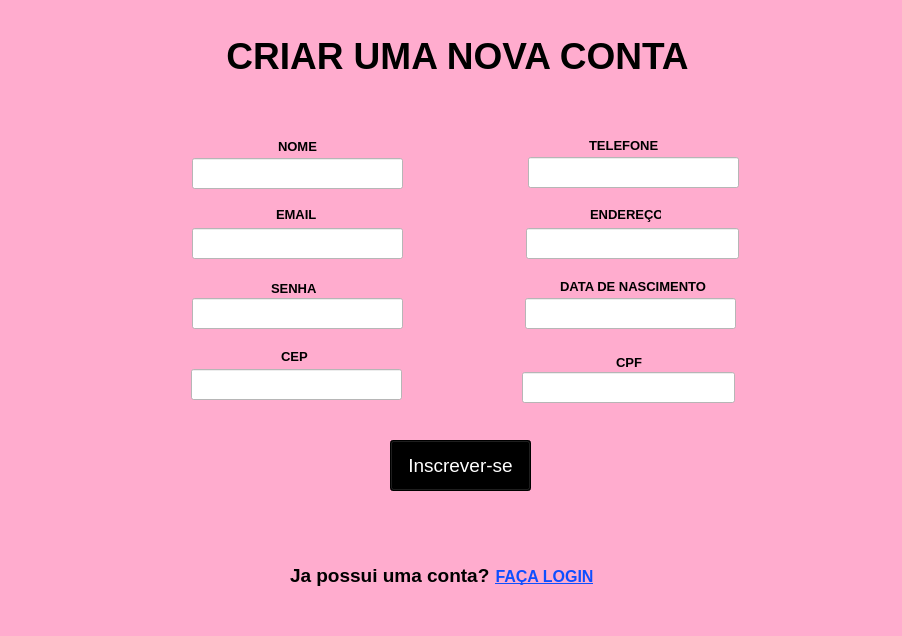
<?xml version="1.0" encoding="UTF-8"?>
<ui version="4.0">
 <class>Form</class>
 <widget class="QWidget" name="Form">
  <property name="geometry">
   <rect>
    <x>0</x>
    <y>0</y>
    <width>902</width>
    <height>636</height>
   </rect>
  </property>
  <property name="windowTitle">
   <string>CADASTRO</string>
  </property>
  <property name="windowIcon">
   <iconset>
    <normaloff>iMAGENs/2-removebg-preview.png</normaloff>iMAGENs/2-removebg-preview.png</iconset>
  </property>
  <property name="styleSheet">
   <string notr="true">background-color: rgb(255, 172, 206);</string>
  </property>
  <widget class="QLabel" name="label_5">
   <property name="geometry">
    <rect>
     <x>276</x>
     <y>208</y>
     <width>47</width>
     <height>13</height>
    </rect>
   </property>
   <property name="font">
    <font>
     <family>Arial</family>
     <pointsize>10</pointsize>
     <weight>75</weight>
     <bold>true</bold>
    </font>
   </property>
   <property name="text">
    <string>EMAIL</string>
   </property>
  </widget>
  <widget class="QLineEdit" name="cpf">
   <property name="geometry">
    <rect>
     <x>522</x>
     <y>372</y>
     <width>213</width>
     <height>31</height>
    </rect>
   </property>
   <property name="styleSheet">
    <string notr="true">background-color: rgb(255, 255, 255);</string>
   </property>
   <property name="alignment">
    <set>Qt::AlignCenter</set>
   </property>
  </widget>
  <widget class="QLabel" name="label_8">
   <property name="geometry">
    <rect>
     <x>281</x>
     <y>350</y>
     <width>47</width>
     <height>13</height>
    </rect>
   </property>
   <property name="font">
    <font>
     <family>Arial</family>
     <pointsize>10</pointsize>
     <weight>75</weight>
     <bold>true</bold>
    </font>
   </property>
   <property name="text">
    <string>CEP</string>
   </property>
  </widget>
  <widget class="QLineEdit" name="nasc">
   <property name="geometry">
    <rect>
     <x>525</x>
     <y>298</y>
     <width>211</width>
     <height>31</height>
    </rect>
   </property>
   <property name="styleSheet">
    <string notr="true">background-color: rgb(255, 255, 255);</string>
   </property>
   <property name="alignment">
    <set>Qt::AlignCenter</set>
   </property>
  </widget>
  <widget class="QLabel" name="label_7">
   <property name="geometry">
    <rect>
     <x>616</x>
     <y>356</y>
     <width>47</width>
     <height>13</height>
    </rect>
   </property>
   <property name="font">
    <font>
     <family>Arial</family>
     <pointsize>10</pointsize>
     <weight>75</weight>
     <bold>true</bold>
    </font>
   </property>
   <property name="text">
    <string>CPF</string>
   </property>
  </widget>
  <widget class="QLineEdit" name="telefone">
   <property name="geometry">
    <rect>
     <x>528</x>
     <y>157</y>
     <width>211</width>
     <height>31</height>
    </rect>
   </property>
   <property name="styleSheet">
    <string notr="true">background-color: rgb(255, 255, 255);</string>
   </property>
   <property name="alignment">
    <set>Qt::AlignCenter</set>
   </property>
  </widget>
  <widget class="QLabel" name="label_2">
   <property name="geometry">
    <rect>
     <x>50</x>
     <y>470</y>
     <width>161</width>
     <height>151</height>
    </rect>
   </property>
   <property name="text">
    <string/>
   </property>
   <property name="pixmap">
    <pixmap>iMAGENs/2-removebg-preview.png</pixmap>
   </property>
   <property name="scaledContents">
    <bool>true</bool>
   </property>
  </widget>
  <widget class="QLabel" name="label_9">
   <property name="geometry">
    <rect>
     <x>560</x>
     <y>278</y>
     <width>171</width>
     <height>16</height>
    </rect>
   </property>
   <property name="font">
    <font>
     <family>Arial</family>
     <pointsize>10</pointsize>
     <weight>75</weight>
     <bold>true</bold>
    </font>
   </property>
   <property name="text">
    <string>DATA DE NASCIMENTO</string>
   </property>
  </widget>
  <widget class="QPushButton" name="inscrevase">
   <property name="geometry">
    <rect>
     <x>390</x>
     <y>440</y>
     <width>141</width>
     <height>51</height>
    </rect>
   </property>
   <property name="font">
    <font>
     <pointsize>14</pointsize>
    </font>
   </property>
   <property name="whatsThis">
    <string>&lt;html&gt;&lt;head/&gt;&lt;body&gt;&lt;p&gt;BUTAO&lt;/p&gt;&lt;/body&gt;&lt;/html&gt;</string>
   </property>
   <property name="styleSheet">
    <string notr="true">background-color: rgb(0, 0, 0);
color: rgb(255, 255, 255);</string>
   </property>
   <property name="text">
    <string>Inscrever-se</string>
   </property>
  </widget>
  <widget class="QLabel" name="label_4">
   <property name="geometry">
    <rect>
     <x>278</x>
     <y>140</y>
     <width>47</width>
     <height>13</height>
    </rect>
   </property>
   <property name="font">
    <font>
     <family>Arial</family>
     <pointsize>10</pointsize>
     <weight>75</weight>
     <bold>true</bold>
    </font>
   </property>
   <property name="text">
    <string>NOME</string>
   </property>
  </widget>
  <widget class="QLineEdit" name="email">
   <property name="geometry">
    <rect>
     <x>192</x>
     <y>228</y>
     <width>211</width>
     <height>31</height>
    </rect>
   </property>
   <property name="styleSheet">
    <string notr="true">background-color: rgb(255, 255, 255);</string>
   </property>
   <property name="alignment">
    <set>Qt::AlignCenter</set>
   </property>
  </widget>
  <widget class="QLabel" name="label_6">
   <property name="geometry">
    <rect>
     <x>271</x>
     <y>278</y>
     <width>51</width>
     <height>20</height>
    </rect>
   </property>
   <property name="font">
    <font>
     <family>Arial</family>
     <pointsize>10</pointsize>
     <weight>75</weight>
     <bold>true</bold>
    </font>
   </property>
   <property name="text">
    <string>SENHA</string>
   </property>
  </widget>
  <widget class="QLabel" name="label_3">
   <property name="geometry">
    <rect>
     <x>202</x>
     <y>10</y>
     <width>511</width>
     <height>91</height>
    </rect>
   </property>
   <property name="font">
    <font>
     <pointsize>28</pointsize>
     <weight>75</weight>
     <bold>true</bold>
    </font>
   </property>
   <property name="text">
    <string>CRIAR UMA NOVA CONTA</string>
   </property>
   <property name="alignment">
    <set>Qt::AlignCenter</set>
   </property>
  </widget>
  <widget class="QLineEdit" name="cep">
   <property name="geometry">
    <rect>
     <x>191</x>
     <y>369</y>
     <width>211</width>
     <height>31</height>
    </rect>
   </property>
   <property name="styleSheet">
    <string notr="true">background-color: rgb(255, 255, 255);</string>
   </property>
   <property name="alignment">
    <set>Qt::AlignCenter</set>
   </property>
  </widget>
  <widget class="QLabel" name="label_13">
   <property name="geometry">
    <rect>
     <x>642</x>
     <y>458</y>
     <width>221</width>
     <height>161</height>
    </rect>
   </property>
   <property name="text">
    <string/>
   </property>
   <property name="pixmap">
    <pixmap>iMAGENs/LOGO-removebg-preview.png</pixmap>
   </property>
   <property name="scaledContents">
    <bool>true</bool>
   </property>
  </widget>
  <widget class="QLabel" name="label_10">
   <property name="geometry">
    <rect>
     <x>590</x>
     <y>204</y>
     <width>71</width>
     <height>20</height>
    </rect>
   </property>
   <property name="font">
    <font>
     <family>Arial</family>
     <pointsize>10</pointsize>
     <weight>75</weight>
     <bold>true</bold>
    </font>
   </property>
   <property name="text">
    <string>ENDEREÇO</string>
   </property>
  </widget>
  <widget class="QLineEdit" name="nome">
   <property name="geometry">
    <rect>
     <x>192</x>
     <y>158</y>
     <width>211</width>
     <height>31</height>
    </rect>
   </property>
   <property name="styleSheet">
    <string notr="true">background-color: rgb(255, 255, 255);</string>
   </property>
   <property name="alignment">
    <set>Qt::AlignCenter</set>
   </property>
  </widget>
  <widget class="QLineEdit" name="endereco">
   <property name="geometry">
    <rect>
     <x>526</x>
     <y>228</y>
     <width>213</width>
     <height>31</height>
    </rect>
   </property>
   <property name="styleSheet">
    <string notr="true">background-color: rgb(255, 255, 255);</string>
   </property>
   <property name="alignment">
    <set>Qt::AlignCenter</set>
   </property>
  </widget>
  <widget class="QLineEdit" name="senha">
   <property name="geometry">
    <rect>
     <x>192</x>
     <y>298</y>
     <width>211</width>
     <height>31</height>
    </rect>
   </property>
   <property name="styleSheet">
    <string notr="true">background-color: rgb(255, 255, 255);</string>
   </property>
   <property name="alignment">
    <set>Qt::AlignCenter</set>
   </property>
  </widget>
  <widget class="QLabel" name="label_11">
   <property name="geometry">
    <rect>
     <x>589</x>
     <y>135</y>
     <width>81</width>
     <height>20</height>
    </rect>
   </property>
   <property name="font">
    <font>
     <family>Arial</family>
     <pointsize>10</pointsize>
     <weight>75</weight>
     <bold>true</bold>
    </font>
   </property>
   <property name="text">
    <string>TELEFONE</string>
   </property>
  </widget>
  <widget class="QLabel" name="label">
   <property name="geometry">
    <rect>
     <x>290</x>
     <y>560</y>
     <width>211</width>
     <height>31</height>
    </rect>
   </property>
   <property name="font">
    <font>
     <family>Arial</family>
     <pointsize>14</pointsize>
     <weight>75</weight>
     <bold>true</bold>
    </font>
   </property>
   <property name="text">
    <string>Ja possui uma conta?</string>
   </property>
  </widget>
  <widget class="QPushButton" name="login">
   <property name="geometry">
    <rect>
     <x>494</x>
     <y>566</y>
     <width>101</width>
     <height>21</height>
    </rect>
   </property>
   <property name="font">
    <font>
     <family>Arial</family>
     <pointsize>12</pointsize>
     <weight>75</weight>
     <bold>true</bold>
     <underline>true</underline>
    </font>
   </property>
   <property name="styleSheet">
    <string notr="true">color: rgb(14, 78, 255);</string>
   </property>
   <property name="text">
    <string>FAÇA LOGIN</string>
   </property>
   <property name="autoDefault">
    <bool>true</bool>
   </property>
   <property name="default">
    <bool>false</bool>
   </property>
   <property name="flat">
    <bool>true</bool>
   </property>
  </widget>
 </widget>
 <resources/>
 <connections/>
</ui>
